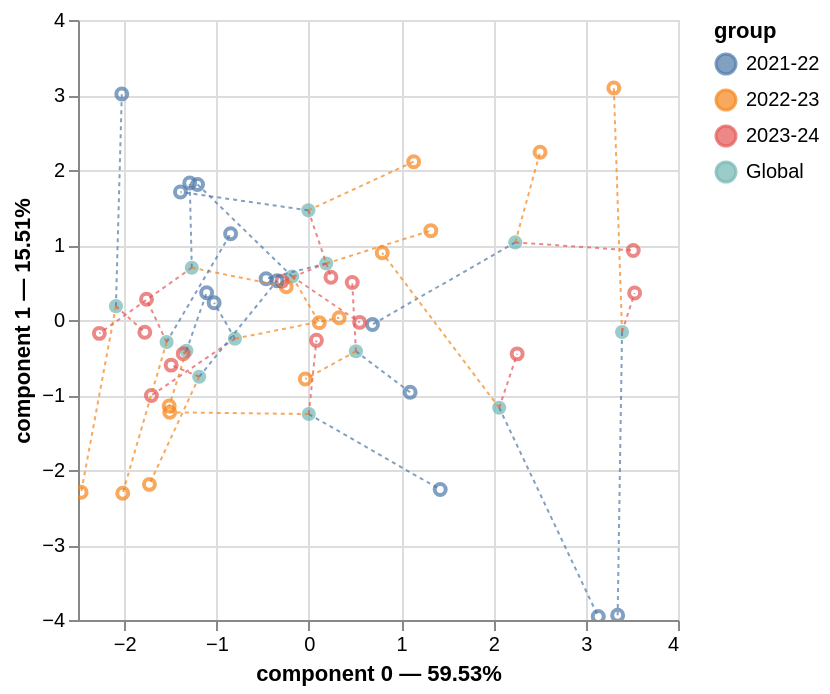

Write notebook code for a chart like this one.
### Markdown cell above
The `show_partial_rows` argument allows showing the global row coordinates together with the partial row coordinates. All the coordinates of each sample are connected with edges.

### Code cell
mfa.plot(
    dataset,
    show_partial_rows=True
)

### Figure 1 — Vega-Lite specification as saved in the notebook (floating-point values rounded to 4 significant figures)
{"config": {"view": {"continuousWidth": 300, "continuousHeight": 300}}, "layer": [{"data": {"name": "data-d45f12568d7ecff2a0e792ffc4b15ce4"}, "mark": {"type": "point", "filled": true, "size": 50}, "encoding": {"color": {"field": "group", "type": "nominal"}, "tooltip": [{"field": "Team", "type": "nominal"}, {"field": "group", "type": "nominal"}, {"field": "component 0", "type": "quantitative"}, {"field": "component 1", "type": "quantitative"}], "x": {"axis": {"title": "component 0 — 59.53%"}, "field": "component 0", "scale": {"zero": false}, "type": "quantitative"}, "y": {"axis": {"title": "component 1 — 15.51%"}, "field": "component 1", "scale": {"zero": false}, "type": "quantitative"}}, "name": "view_a4da2cde8e924017_0"}, {"data": {"name": "data-47476fca5409cf6bd71365e17d432436"}, "mark": {"type": "point", "shape": "circle"}, "encoding": {"color": {"field": "group", "type": "nominal"}, "tooltip": [{"field": "Team", "type": "nominal"}, {"field": "group", "type": "nominal"}, {"field": "component 0", "type": "quantitative"}, {"field": "component 1", "type": "quantitative"}], "x": {"field": "component 0", "scale": {"zero": false}, "type": "quantitative"}, "y": {"field": "component 1", "scale": {"zero": false}, "type": "quantitative"}}}, {"data": {"name": "data-0ae5d088bb46a72e1b5a1ddc35752938"}, "mark": {"type": "line", "opacity": 0.7}, "encoding": {"color": {"field": "group", "type": "nominal"}, "strokeDash": {"value": [2, 2]}, "x": {"field": "component 0_global", "type": "quantitative"}, "x2": {"field": "component 0_partial"}, "y": {"field": "component 1_global", "type": "quantitative"}, "y2": {"field": "component 1_partial"}}}], "params": [{"name": "param_1e9efca18e7a2868", "select": {"type": "interval", "encodings": ["x", "y"]}, "bind": "scales", "views": ["view_a4da2cde8e924017_0"]}], "$schema": "https://vega.github.io/schema/vega-lite/v6.1.0.json", "datasets": {"data-d45f12568d7ecff2a0e792ffc4b15ce4": [{"Team": "Arsenal", "component 0": 2.237, "component 1": 1.035, "component 2": 0.6977, "group": "Global"}, {"Team": "Aston Villa", "component 0": -0.18, "component 1": 0.5803, "component 2": 0.464, "group": "Global"}, {"Team": "Brentford", "component 0": -1.267, "component 1": 0.6968, "component 2": -0.4906, "group": "Global"}, {"Team": "Brighton & Hove Albion", "component 0": -0.8001, "component 1": -0.2489, "component 2": -0.9046, "group": "Global"}, {"Team": "Chelsea", "component 0": 0.0001082, "component 1": -1.254, "component 2": -0.3654, "group": "Global"}, {"Team": "Crystal Palace", "component 0": -1.326, "component 1": -0.4109, "component 2": -0.8093, "group": "Global"}, {"Team": "Everton", "component 0": -2.089, "component 1": 0.1843, "component 2": 0.5523, "group": "Global"}, {"Team": "Liverpool", "component 0": 2.063, "component 1": -1.17, "component 2": -0.4195, "group": "Global"}, {"Team": "Manchester City", "component 0": 3.394, "component 1": -0.1606, "component 2": -0.1512, "group": "Global"}, {"Team": "Manchester United", "component 0": 0.1894, "component 1": 0.7536, "component 2": -0.007898, "group": "Global"}, {"Team": "Newcastle United", "component 0": -0.004656, "component 1": 1.462, "component 2": -0.8724, "group": "Global"}, {"Team": "Tottenham Hotspur", "component 0": 0.5106, "component 1": -0.417, "component 2": 0.9921, "group": "Global"}, {"Team": "West Ham United", "component 0": -1.187, "component 1": -0.7564, "component 2": 0.4323, "group": "Global"}, {"Team": "Wolverhampton Wanderers", "component 0": -1.54, "component 1": -0.2942, "component 2": 0.8826, "group": "Global"}], "data-47476fca5409cf6bd71365e17d432436": [{"Team": "Arsenal", "group": "2021-22", "component 0": 0.6903, "component 1": -0.05952, "component 2": 1.417}, {"Team": "Arsenal", "group": "2022-23", "component 0": 2.506, "component 1": 2.236, "component 2": -0.8254}, {"Team": "Arsenal", "group": "2023-24", "component 0": 3.515, "component 1": 0.9276, "component 2": 1.501}, {"Team": "Aston Villa", "group": "2021-22", "component 0": -1.205, "component 1": 1.807, "component 2": 0.8981}, {"Team": "Aston Villa", "group": "2022-23", "component 0": 0.1137, "component 1": -0.03508, "component 2": 0.3711}, {"Team": "Aston Villa", "group": "2023-24", "component 0": 0.5512, "component 1": -0.03146, "component 2": 0.1227}, {"Team": "Brentford", "group": "2021-22", "component 0": -1.289, "component 1": 1.826, "component 2": 0.6203}, {"Team": "Brentford", "group": "2022-23", "component 0": -0.2442, "component 1": 0.4427, "component 2": -1.365}, {"Team": "Brentford", "group": "2023-24", "component 0": -2.269, "component 1": -0.1782, "component 2": -0.7269}, {"Team": "Brighton & Hove Albion", "group": "2021-22", "component 0": -1.025, "component 1": 0.2308, "component 2": -1.806}, {"Team": "Brighton & Hove Albion", "group": "2022-23", "component 0": 0.3295, "component 1": 0.02908, "component 2": 0.3628}, {"Team": "Brighton & Hove Albion", "group": "2023-24", "component 0": -1.704, "component 1": -1.007, "component 2": -1.271}, {"Team": "Chelsea", "group": "2021-22", "component 0": 1.424, "component 1": -2.26, "component 2": -1.063}, {"Team": "Chelsea", "group": "2022-23", "component 0": -1.506, "component 1": -1.231, "component 2": 0.2353}, {"Team": "Chelsea", "group": "2023-24", "component 0": 0.08304, "component 1": -0.2713, "component 2": -0.2683}, {"Team": "Crystal Palace", "group": "2021-22", "component 0": -1.106, "component 1": 0.3643, "component 2": -1.769}, {"Team": "Crystal Palace", "group": "2022-23", "component 0": -1.512, "component 1": -1.148, "component 2": 0.05787}, {"Team": "Crystal Palace", "group": "2023-24", "component 0": -1.359, "component 1": -0.4488, "component 2": -0.717}, {"Team": "Everton", "group": "2021-22", "component 0": -2.025, "component 1": 3.014, "component 2": 1.068}, {"Team": "Everton", "group": "2022-23", "component 0": -2.466, "component 1": -2.297, "component 2": 1.002}, {"Team": "Everton", "group": "2023-24", "component 0": -1.776, "component 1": -0.164, "component 2": -0.4131}, {"Team": "Liverpool", "group": "2021-22", "component 0": 3.136, "component 1": -3.955, "component 2": -0.4948}, {"Team": "Liverpool", "group": "2022-23", "component 0": 0.796, "component 1": 0.8956, "component 2": -0.7639}, {"Team": "Liverpool", "group": "2023-24", "component 0": 2.258, "component 1": -0.4516, "component 2": 8.502e-05}, {"Team": "Manchester City", "group": "2021-22", "component 0": 3.346, "component 1": -3.937, "component 2": 0.05829}, {"Team": "Manchester City", "group": "2022-23", "component 0": 3.305, "component 1": 3.094, "component 2": -1.486}, {"Team": "Manchester City", "group": "2023-24", "component 0": 3.53, "component 1": 0.3607, "component 2": 0.9746}, {"Team": "Manchester United", "group": "2021-22", "component 0": -0.4624, "component 1": 0.5511, "component 2": -0.3882}, {"Team": "Manchester United", "group": "2022-23", "component 0": 1.322, "component 1": 1.191, "component 2": -0.2057}, {"Team": "Manchester United", "group": "2023-24", "component 0": -0.2913, "component 1": 0.5186, "component 2": 0.5702}, {"Team": "Newcastle United", "group": "2021-22", "component 0": -1.39, "component 1": 1.707, "component 2": -0.2258}, {"Team": "Newcastle United", "group": "2022-23", "component 0": 1.136, "component 1": 2.111, "component 2": -2.794}, {"Team": "Newcastle United", "group": "2023-24", "component 0": 0.24, "component 1": 0.5699, "component 2": 0.403}, {"Team": "Tottenham Hotspur", "group": "2021-22", "component 0": 1.098, "component 1": -0.9643, "component 2": 0.7514}, {"Team": "Tottenham Hotspur", "group": "2022-23", "component 0": -0.0373, "component 1": -0.7874, "component 2": 1.621}, {"Team": "Tottenham Hotspur", "group": "2023-24", "component 0": 0.4709, "component 1": 0.5009, "component 2": 0.6035}, {"Team": "West Ham United", "group": "2021-22", "component 0": -0.3437, "component 1": 0.5242, "component 2": 0.1613}, {"Team": "West Ham United", "group": "2022-23", "component 0": -1.726, "component 1": -2.192, "component 2": 1.896}, {"Team": "West Ham United", "group": "2023-24", "component 0": -1.491, "component 1": -0.6017, "component 2": -0.7609}, {"Team": "Wolverhampton Wanderers", "group": "2021-22", "component 0": -0.8468, "component 1": 1.151, "component 2": 0.7719}, {"Team": "Wolverhampton Wanderers", "group": "2022-23", "component 0": -2.015, "component 1": -2.309, "component 2": 1.894}, {"Team": "Wolverhampton Wanderers", "group": "2023-24", "component 0": -1.758, "component 1": 0.276, "component 2": -0.01813}], "data-0ae5d088bb46a72e1b5a1ddc35752938": [{"Team": "Arsenal", "component 0_global": 2.237, "component 1_global": 1.035, "component 0_partial": 0.6903, "component 1_partial": -0.05952, "group": "2021-22"}, {"Team": "Arsenal", "component 0_global": 2.237, "component 1_global": 1.035, "component 0_partial": 2.506, "component 1_partial": 2.236, "group": "2022-23"}, {"Team": "Arsenal", "component 0_global": 2.237, "component 1_global": 1.035, "component 0_partial": 3.515, "component 1_partial": 0.9276, "group": "2023-24"}, {"Team": "Aston Villa", "component 0_global": -0.18, "component 1_global": 0.5803, "component 0_partial": -1.205, "component 1_partial": 1.807, "group": "2021-22"}, {"Team": "Aston Villa", "component 0_global": -0.18, "component 1_global": 0.5803, "component 0_partial": 0.1137, "component 1_partial": -0.03508, "group": "2022-23"}, {"Team": "Aston Villa", "component 0_global": -0.18, "component 1_global": 0.5803, "component 0_partial": 0.5512, "component 1_partial": -0.03146, "group": "2023-24"}, {"Team": "Brentford", "component 0_global": -1.267, "component 1_global": 0.6968, "component 0_partial": -1.289, "component 1_partial": 1.826, "group": "2021-22"}, {"Team": "Brentford", "component 0_global": -1.267, "component 1_global": 0.6968, "component 0_partial": -0.2442, "component 1_partial": 0.4427, "group": "2022-23"}, {"Team": "Brentford", "component 0_global": -1.267, "component 1_global": 0.6968, "component 0_partial": -2.269, "component 1_partial": -0.1782, "group": "2023-24"}, {"Team": "Brighton & Hove Albion", "component 0_global": -0.8001, "component 1_global": -0.2489, "component 0_partial": -1.025, "component 1_partial": 0.2308, "group": "2021-22"}, {"Team": "Brighton & Hove Albion", "component 0_global": -0.8001, "component 1_global": -0.2489, "component 0_partial": 0.3295, "component 1_partial": 0.02908, "group": "2022-23"}, {"Team": "Brighton & Hove Albion", "component 0_global": -0.8001, "component 1_global": -0.2489, "component 0_partial": -1.704, "component 1_partial": -1.007, "group": "2023-24"}, {"Team": "Chelsea", "component 0_global": 0.0001082, "component 1_global": -1.254, "component 0_partial": 1.424, "component 1_partial": -2.26, "group": "2021-22"}, {"Team": "Chelsea", "component 0_global": 0.0001082, "component 1_global": -1.254, "component 0_partial": -1.506, "component 1_partial": -1.231, "group": "2022-23"}, {"Team": "Chelsea", "component 0_global": 0.0001082, "component 1_global": -1.254, "component 0_partial": 0.08304, "component 1_partial": -0.2713, "group": "2023-24"}, {"Team": "Crystal Palace", "component 0_global": -1.326, "component 1_global": -0.4109, "component 0_partial": -1.106, "component 1_partial": 0.3643, "group": "2021-22"}, {"Team": "Crystal Palace", "component 0_global": -1.326, "component 1_global": -0.4109, "component 0_partial": -1.512, "component 1_partial": -1.148, "group": "2022-23"}, {"Team": "Crystal Palace", "component 0_global": -1.326, "component 1_global": -0.4109, "component 0_partial": -1.359, "component 1_partial": -0.4488, "group": "2023-24"}, {"Team": "Everton", "component 0_global": -2.089, "component 1_global": 0.1843, "component 0_partial": -2.025, "component 1_partial": 3.014, "group": "2021-22"}, {"Team": "Everton", "component 0_global": -2.089, "component 1_global": 0.1843, "component 0_partial": -2.466, "component 1_partial": -2.297, "group": "2022-23"}, {"Team": "Everton", "component 0_global": -2.089, "component 1_global": 0.1843, "component 0_partial": -1.776, "component 1_partial": -0.164, "group": "2023-24"}, {"Team": "Liverpool", "component 0_global": 2.063, "component 1_global": -1.17, "component 0_partial": 3.136, "component 1_partial": -3.955, "group": "2021-22"}, {"Team": "Liverpool", "component 0_global": 2.063, "component 1_global": -1.17, "component 0_partial": 0.796, "component 1_partial": 0.8956, "group": "2022-23"}, {"Team": "Liverpool", "component 0_global": 2.063, "component 1_global": -1.17, "component 0_partial": 2.258, "component 1_partial": -0.4516, "group": "2023-24"}, {"Team": "Manchester City", "component 0_global": 3.394, "component 1_global": -0.1606, "component 0_partial": 3.346, "component 1_partial": -3.937, "group": "2021-22"}, {"Team": "Manchester City", "component 0_global": 3.394, "component 1_global": -0.1606, "component 0_partial": 3.305, "component 1_partial": 3.094, "group": "2022-23"}, {"Team": "Manchester City", "component 0_global": 3.394, "component 1_global": -0.1606, "component 0_partial": 3.53, "component 1_partial": 0.3607, "group": "2023-24"}, {"Team": "Manchester United", "component 0_global": 0.1894, "component 1_global": 0.7536, "component 0_partial": -0.4624, "component 1_partial": 0.5511, "group": "2021-22"}, {"Team": "Manchester United", "component 0_global": 0.1894, "component 1_global": 0.7536, "component 0_partial": 1.322, "component 1_partial": 1.191, "group": "2022-23"}, {"Team": "Manchester United", "component 0_global": 0.1894, "component 1_global": 0.7536, "component 0_partial": -0.2913, "component 1_partial": 0.5186, "group": "2023-24"}, {"Team": "Newcastle United", "component 0_global": -0.004656, "component 1_global": 1.462, "component 0_partial": -1.39, "component 1_partial": 1.707, "group": "2021-22"}, {"Team": "Newcastle United", "component 0_global": -0.004656, "component 1_global": 1.462, "component 0_partial": 1.136, "component 1_partial": 2.111, "group": "2022-23"}, {"Team": "Newcastle United", "component 0_global": -0.004656, "component 1_global": 1.462, "component 0_partial": 0.24, "component 1_partial": 0.5699, "group": "2023-24"}, {"Team": "Tottenham Hotspur", "component 0_global": 0.5106, "component 1_global": -0.417, "component 0_partial": 1.098, "component 1_partial": -0.9643, "group": "2021-22"}, {"Team": "Tottenham Hotspur", "component 0_global": 0.5106, "component 1_global": -0.417, "component 0_partial": -0.0373, "component 1_partial": -0.7874, "group": "2022-23"}, {"Team": "Tottenham Hotspur", "component 0_global": 0.5106, "component 1_global": -0.417, "component 0_partial": 0.4709, "component 1_partial": 0.5009, "group": "2023-24"}, {"Team": "West Ham United", "component 0_global": -1.187, "component 1_global": -0.7564, "component 0_partial": -0.3437, "component 1_partial": 0.5242, "group": "2021-22"}, {"Team": "West Ham United", "component 0_global": -1.187, "component 1_global": -0.7564, "component 0_partial": -1.726, "component 1_partial": -2.192, "group": "2022-23"}, {"Team": "West Ham United", "component 0_global": -1.187, "component 1_global": -0.7564, "component 0_partial": -1.491, "component 1_partial": -0.6017, "group": "2023-24"}, {"Team": "Wolverhampton Wanderers", "component 0_global": -1.54, "component 1_global": -0.2942, "component 0_partial": -0.8468, "component 1_partial": 1.151, "group": "2021-22"}, {"Team": "Wolverhampton Wanderers", "component 0_global": -1.54, "component 1_global": -0.2942, "component 0_partial": -2.015, "component 1_partial": -2.309, "group": "2022-23"}, {"Team": "Wolverhampton Wanderers", "component 0_global": -1.54, "component 1_global": -0.2942, "component 0_partial": -1.758, "component 1_partial": 0.276, "group": "2023-24"}]}}
